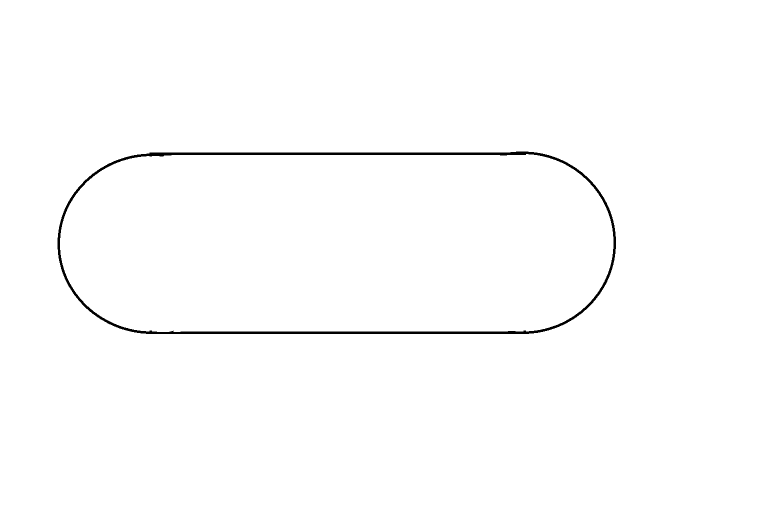
#> input picture Maps/mapao.png, 1520 x 1058 px (shown at 1/2 size)
$ python testeEKF2.py
#> lines starting #> are read from the running program, lines starting #| are printed output that depends on the picture; after the words box and inside, x2 and y2 are one past the last pixel; in counts of white or black regions, pixels touching at a corner belong together
### mapping.py
import numpy as np
from PIL import Image
import matplotlib.pyplot as plt

class Map(object):
    """This class create a representation of the robot environmet receving an
    image of its map, the image is converted to a black and white image and then
    represented as a numpy array"""
    def __init__(self,file):
#> called with file = 'Maps/mapao.png'
        self.pixels = np.asarray(Image.open(file).convert("L").transpose(Image.FLIP_TOP_BOTTOM))
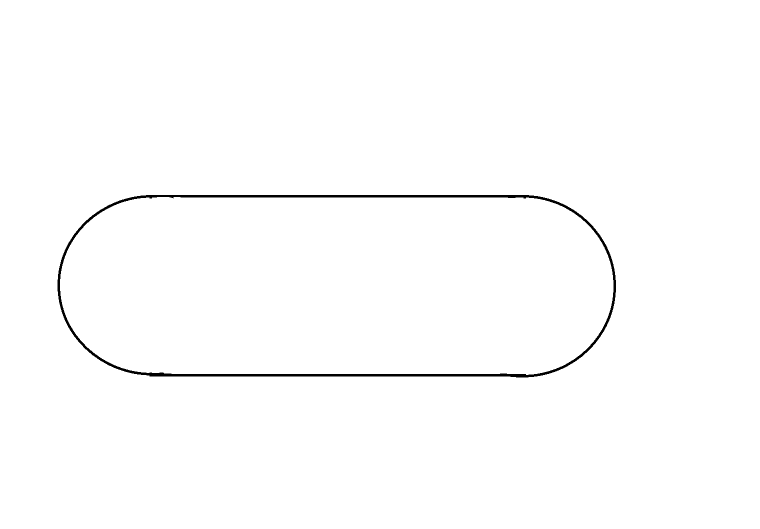
#> self.pixels: shape (1058, 1520) (shown at 1/2 size); 99.2% white; 1 black region, box (x1, y1, x2, y2) and area: (115, 390, 1232, 755) 13286
    def show(self):
        """Plot the image as a b&w plot"""
        plt.imshow(self.pixels)#, interpolation='nearest')
        plt.axis([0,self.pixels[0].size,0,self.pixels.size/self.pixels[0].size])
        plt.gray()
        #plt.draw()
    def read(self,x,y):
        """Read the value of the pixel in the desired position"""
        return self.pixels[y][x]
    def getMap(self):
        """Return the numpy array thats represent the map"""
        return self.pixels

### robot.py
import bicycle
import vehicle
import camera
import mapping

class Robot(vehicle.Vehicle):
    """This class take all the previous classes and create a robot model, it can
    see the map over the camera and move based on it

    To Inicialize a robot it is need:

    * A image file thats represents the envoriment(**map_file**)
    * A relation of pixels per meter to scale the image (**pxlpermeter**)
    * The length of the camera in pixels (**cam_length**)"""
    def __init__(self,map_file, cam_length = 128, L = 0.2 ,alpha_max = 20,
                                pxlpermeter = 370, H = 0.2, cam_angle = 30):
        vehicle.Vehicle.__init__(self,L*pxlpermeter,alpha_max)      #create a vehicle
        self.pxlpermeter = pxlpermeter                  #scale the plot
        self.map = mapping.Map(map_file)                #create a map
        self.H = H*pxlpermeter                          #set the cam heigth
        self.cam = camera.Camera(self.H,cam_angle,cam_length)#Load the map into
        self.cam.loadMap(self.map)                      #the robots camera
        self.error = 0                                  #actual error (error[k])
        self.last_error = 0                             #last error (error[k-1])
        self.int_error = 0                              #integral of the error

    def run(self,v,value):
        '''Sobrepose the run method applying the pixels per meter paramater
        to the speed and scalling the angle as a **value** from -1 to 1, because
        the camera reads return a error in this range'''
        ###Value must be between -1 and 1
        alpha = value*self.alpha_max  #scale the value to the steer angle
        self.Odometry(v,alpha)        #Reads the odometry sensors v in meters
        v = v*self.pxlpermeter        # and steer in degrees
        bicycle.Bicycle.run(self,v,alpha)
    def show(self,legend = "Path"):
        """Show the image of the map and the poses of the robot"""
        self.map.show()
        bicycle.Bicycle.show(self,legend)
    def pidControl(self,Kp = 2,Ki = 0, Kd = 0,v = 1,debug=True):
        """Aplly the PID control to the model"""
        error = self.cam.findLine(self.getPose(),visualize = debug)
        self.int_error += error
        delta_error = error - self.last_error
        self.last_error = error
        alpha = Kp * error + Ki * self.int_error + Kd * delta_error
        self.run(v,alpha)
        if debug:
            print error,alpha
    def sim_LineFollower(self,Kp = 2, Ki = 0, Kd = 0, v =5, Steps = 500,debug=False):
        """Simulate the robot autonomously running througth the map using a PID
        control system for a number of **steps**

        Parameters:

        * Kp = Proportional Gain.
        * Ki = Integral Gain.
        * Kd = Derivative Gain.
        * v = speed in meters to step time."""
#> called with Kp = 1, Ki = 0, Kd = 0.3, v = 0.05, Steps = 180, debug = False
        for i in xrange(Steps):
            self.pidControl(Kp,Ki,Kd,v,debug)

### upper_cam.py
import random

class UpperCam(object):
    """Implement a  UpperCamera to see the pose of the robot"""
    def __init__(self, covariance,robot = None):
        self.robot = robot
        self.covariance = covariance
        self.poses = [[],[],[]]
    # [9 lines left out: function getPose, not called in this run]
    def noiseSinglePose(self,pose):
        measurement = []
        real = pose
        for i in range(len(real)):
            self.poses[i].append(real[i] + random.gauss(0,self.covariance[i]))
            measurement.append(self.poses[i][-1])
        return measurement
    def readPath(self):
        """Read the enter path of the robot and noise the poses.
            The result is save in the the class"""
        for i in xrange(len(self.robot.poses[0])):
            self.noiseSinglePose([self.robot.poses[0][i],self.robot.poses[1][i],
                             self.robot.poses[2][i]])
    def readPoses(self):
        return self.poses

#cam = UpperCam([10,10,10])
#cam.noisePose([0,0,0])

### bicycle.py
import math
import random
import matplotlib.pyplot as plt

class Bicycle(object):
    """Implementation of the famous bibycle "model"

    Inicialize the model, getting **L** = distance between the wheels and
    **alpha_max** = maximun steer angle

    **The distances must be ALLWAYS in meters**"""

    def __init__(self, L =1 ,alpha_max = 90):
        self.L = L                      # L is the length between the wheels
        self.alpha_max = alpha_max      # alpha_max is the maximal angle of the
        self.x = 0                      # front axis
        self.y = 0                      # the inicial position of the model is
        self.theta = 0                  # (0,0,0) and the pose is (x,y,theta)
        self.poses = [[],[],[]]         # list old the poses of the model
    def clear(self):
        """Clear the list of poses"""
        self.poses = [[],[],[]]
    def getPose(self):
        """Return que actual pose of the model. The pose is in (x,y,theta) form"""
        return self.poses[0][-1],self.poses[1][-1],self.poses[2][-1]
    def setPose(self,x,y,theta):
        """Define a new pose to the model"""
        self.x = x
        self.y = y
        self.theta = theta
        self.poses[0].append(x)
        self.poses[1].append(y)
        self.poses[2].append(theta)
    def update(self,x,y,theta):
        """Change the pose of the model adding the parameters to the actual pose"""
        self.x += x
        self.y += y
        self.theta += theta
        self.poses[0].append(self.x)
        self.poses[1].append(self.y)
        self.poses[2].append(self.theta)
    def run(self,v,alpha):
        """Calculate the next pose of the model getting the speed (distance travaled
        in this step time) and the steer angle"""
        if(alpha > self.alpha_max):   #limits the steer angle to the fisical limit
            alpha = self.alpha_max
        if(alpha < -self.alpha_max):
            alpha = -self.alpha_max
        delta_x = v*math.cos(math.radians(self.theta))
        delta_y = v*math.sin(math.radians(self.theta))
        delta_theta = math.degrees((v/self.L)*math.tan(math.radians(alpha)))
        #print delta_theta
        self.update(delta_x,delta_y,delta_theta)
    def show(self,legend = "Path"):
        """Plot the path of the model"""
        plt.plot(self.poses[0],self.poses[1],label = legend)
        plt.legend()
        plt.draw()
    # [11 lines left out: functions sim_RandomPath, sim_Path, not called in this run]
    def __str__(self):
        return str(self.poses)

### vehicle.py
import math
import random
import matplotlib.pyplot as plt
import bicycle

class Vehicle(bicycle.Bicycle):
    """The Vehicle is based on the Bicycle class, the diferece is the it has
        sensors em methods for odometry"""
    def __init__(self, L = 1 ,alpha_max = 90):
        bicycle.Bicycle.__init__(self,L,alpha_max)
        self.odoState = False   #turn of odometry
        self.odoVariance = [0,0]    #set the standard deviantion of the odometry to
                                # zero
        self.sensors = [[],[]]  # inicialize a list of the sensors reads,
                                # sensors[0] = encoder
                                # sensors[1] = steer angle
    def setOdometry(self,state):
        """Turn on or off the odometry, the odometry reads the speed of the model
        and adds a gaussian noise to it, the standard deviantion of this noise
        must be set"""
        self.odoState = state
    def setOdometryVariance(self, variance):
        """Set the valor of the standard deviantion of the odometry
            It must be a list of two values [encoder,steer]"""
        self.odoVariance = variance
    def readSensors(self,v,alpha):
        """Append to the list the reads of the sensors (encoder and steer angle
    measurement)"""
        v += random.gauss(0,self.odoVariance[0]) # append the noise to the odometer
        alpha += random.gauss(0,self.odoVariance[1])
        self.sensors[0].append(v)
        self.sensors[1].append(alpha)
    def Odometry(self,v,alpha):
        """Make the read of the sensors if the odometry is set"""
        if(self.odoState):
            self.readSensors(v,alpha)
    def readOdometry(self):
        """Return the list of sensors reads of the encoder and the steer angles"""
        return self.sensors[0],self.sensors[1]
    # [8 lines left out: functions run, clear, not called in this run]

### camera.py
import matplotlib.pyplot as plt
import math

class Camera(object):
    """Simulate a line scan camera used to read the map

    **L** is length of the camera image in pixels"""
    def __init__(self, H, cam_angle, L = 60):
        self.L = L          #The length of the camera image (pixels)
        self.H = H
        self.cam_angle= cam_angle
        self.error = 0
        #Define the distance between the robot and the camera readLine
        self.d_cam = self.H * math.tan(math.radians(self.cam_angle))
        self.beta = math.degrees(math.atan(L/(2*self.d_cam)))
        self.d_start = self.d_cam/math.cos(math.radians(self.beta))
    def loadMap(self,map):
        """Load a Map object into the camera"""
        self.map = map

    def readLine(self,pose,visualize = False):
        """Reads a line of the map based on the pose of the robot"""
        #Define the position of the first pixel
#        startx =  (pose[0] + d_cam*math.cos(math.radians(pose[2]))) + \
#         (self.L/2)*math.cos(math.radians((pose[2]+90)))
#        starty =  (pose[1] + d_cam*math.sin((pose[2]))) + \
#        (self.L/2)*math.sin(math.radians(pose[2]+90))
        startx = (pose[0] + self.d_start*math.cos(math.radians(pose[2]+self.beta)))
        starty = (pose[1] + self.d_start*math.sin(math.radians(pose[2]+self.beta)))
        x = []      #list of x positions of the pixels
        y = []      #list of y positions of the pixels
        reads = []  #value of the pixels

        for i in xrange(self.L):    #run over the line pixel by pixel
            x.append(int(startx+i*math.cos(math.radians(pose[2]-90))))
            y.append(int(starty+i*math.sin(math.radians(pose[2]-90))))
            reads.append(self.map.read(x[-1],y[-1]))
        if visualize:
            plt.plot(x,y)
            plt.draw()
        return reads
    def findLine(self,pose,visualize = False):
        """ Finds the center of a black line in the image read by the models pose
        and return the diference from it to the center of the camera in a range
        from -1 to 1

        - If no line is found its return the last error

        - Find de centroid of the black points in the image, this is the center of the line by definition, and compare with the center of the camera length"""
        address = 0         #Store the address of the black points
        num = 0             #Store the number of black points find
        read = self.readLine(pose,visualize)  #read the line from the pose of the model
        for i in xrange(self.L-1):  #run over the read array
            if (read[i] < 150):     #if the pixel value < 150 it is black
                address += i
                num += 1

        #determine the dif between the center fo the camera and the centroid
        #of the black pixels
        # If the line is by the rigth of the center the error is negative
        if(num<1):
            self.error = self.error
        else:
            centroid = address/num      #find the centroid of the black pixels
            self.error=(self.L/2)-centroid
        return self.error/float(self.L/2)
    # [14 lines left out: function findPath, not called in this run]

### EKF.py
import numpy as np
import math

class EKF(object):
    """Implements an EKF to the localization of the famous bicycle model.
    Ist control inputs must be in meters and radians, as well for its state."""
    def __init__(self,x,P,V,R=0,L=0.2):
        self.L=L        #Set the distance between the wheels
        self.x = x      #Set the initial state
        self.P = P      #Set the initial Covariance
        self.V = V      #Set the process noise covariance
        self.R = R      #Set the measurement noise covariance
    def Fx(self,x,u):
        """Linearize the system with the Jacobian of the x"""
        return np.array([[1,0,-u[0]*math.sin(x[2])],
                         [0,1, u[0]*math.cos(x[2])],
                         [0,0, 1                  ]])
    def Fu(self,x,u):
        """Linearize the system with the Jacobian of the u"""
        return np.array([[math.cos(x[2]), 0],#-u[0]*math.sin((x[2]+u[1]))],
                         [math.sin(x[2]), 0],   #  u[0]*math.cos((x[2]+u[1]))],
                         [math.tan(u[1])/self.L, (u[0]/self.L)*(1/math.cos(u[1]))**2]])
    def f(self,x,u):
        """Estimate the non-linear state of the system"""
        #print ((u[0]/self.L)*math.tan(u[1]))
        return np.array([x[0]+u[0]*math.cos(x[2]),
                         x[1]+u[0]*math.sin(x[2]),
                         x[2]+((u[0]/self.L)*math.tan(u[1]))])
    def H(self):
        """Linearize the measurement function"""
        return np.eye(3)
    def h(self,x):
        return x

    def Prediction(self,u):
        #u[1] = ((u[0]/self.L)*math.tan((u[1])))
        x_ = self.x
        P_ = self.P
        self.x = self.f(x_,u)
        self.P = self.Fx(x_,u).dot(P_).dot((self.Fx(x_,u)).T) + \
             self.Fu(x_,u).dot(self.V).dot((self.Fu(x_,u)).T)
    def Update(self, z):
        """Update the Kalman Prediction using the meazurement z"""
        y = z - self.h(self.x)
        K = self.P.dot(np.linalg.inv(self.P+self.R))
        self.x = self.x + K.dot(y)
        self.P = (np.eye(3)-K).dot(self.P)
#V = np.diag([(0.05)**2,(0.5*3.14/180)**2])
#kalman = EKF(np.zeros(3),np.zeros((3,3)),V,L=1)
#kalman.Prediction([1,0.2])

### testeEKF2.py
import matplotlib.pyplot as plt
import robot
import numpy as np
import EKF
import upper_cam

"""Inicialize the Robot in the map and run it autonomous"""
rob = robot.Robot("Maps/mapao.png",alpha_max=30) #inicialize the robot in the map
rob.setOdometry(True)                 #configure its odometer
rob.setOdometryVariance([0.01,0.3])
rob.setPose(400,400,0)              #set a initial pose
rob.sim_LineFollower(Steps = 180 ,Kp=1,Kd=0.3,v=0.05,debug=False)
speed , angle =  rob.readOdometry()       #reads the sensors

"""Set the upper cam to read the robot pose and corrup it with noise"""
cam = upper_cam.UpperCam([10,10,0.5],rob)
cam.readPath()
camPoses = cam.readPoses()

"""Create two EKFs to estimate the robot pose.
    The frist one will do it without any update info, the second will use the
    upper cam."""
x = np.array([400,400,0])
P = np.zeros((3,3))
V = np.diag([(0.01*370)**2,(0.5*3.14/180)**2])
R = np.diag([35**2,35**2,2**2])
EKF1 = EKF.EKF(x,P,V,R,L=0.2*370)  #Create a Kalman filter for the odometry
EKF2 = EKF.EKF(x,P,V,R,L=0.2*370)  #Create a Kalman filter for the odometry

poses1 = [[],[]]
poses2 = [[],[]]
P1_ = []
for i in range(len(speed)):
    poses1[0].append(x[0])
    poses1[1].append(x[1])
    EKF1.Prediction([speed[i]*370,angle[i]*0.01745])
    x = EKF1.x
    #P1_.append((EKF.P[0][0])**0.5)
x = np.array([400,400,0])
for i in range(len(speed)):
    EKF2.Prediction([speed[i]*370,angle[i]*0.01745])
    EKF2.Update([camPoses[0][i],camPoses[1][i],camPoses[2][i]*0.01745])
    x = EKF2.x
    poses2[0].append(x[0])
    poses2[1].append(x[1])


rob.show()  #plot the results
plt.plot(poses1[0],poses1[1],'g',label = "Odometry")
plt.plot(poses2[0],poses2[1],'r',label = "Kalman")
plt.plot(camPoses[0],camPoses[1],marker = '+',linestyle = 'None',color = 'magenta',label = "UpperCam")
plt.legend()
plt.show()
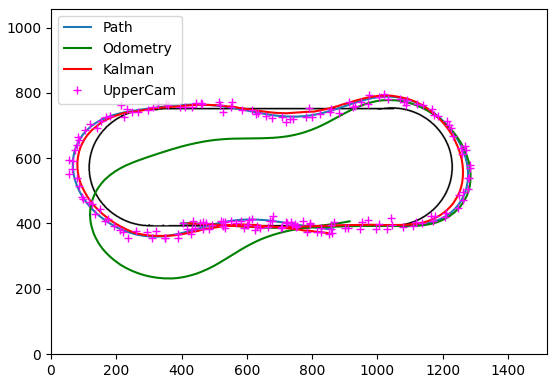
#> figure drawn by matplotlib, 1 panel
#plt.plot(range(len(speed)),P1_)
